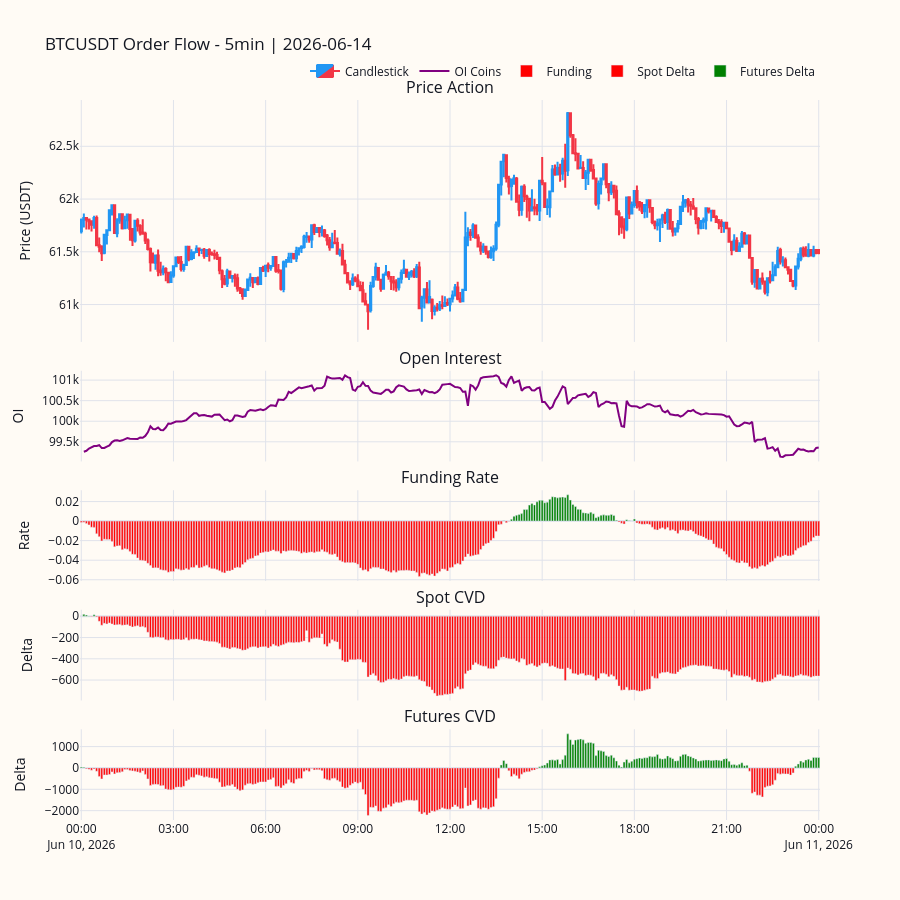

Notebook code cell kept with this figure:
### Code cell
from orderflow import build_order_flow_chart

my_layout = [
    {"type": "candlestick", "title": "Price Action", "name": "Candlestick", "y_title": "Price (USDT)"},
    {"type": "line", "title": "Open Interest", "column": "sum_open_interest", "name": "OI Coins", "color": "purple", "y_title": "OI"},
    {"type": "delta_bars", "title": "Funding Rate", "column": "funding_rate_annualized", "name": "Funding", "color": "orange", "y_title": "Rate"},
    {"type": "delta_bars", "title": "Spot CVD", "column": "spot_cumulative_volume_delta", "name": "Spot Delta", "y_title": "Delta"},
    {"type": "delta_bars", "title": "Futures CVD", "column": "fut_cumulative_volume_delta", "name": "Futures Delta", "y_title": "Delta"}
]

fig = build_order_flow_chart(combined, "2026-06-14", config=my_layout)
fig.show()

### Figure 1 — Plotly figure (JSON) as saved in the notebook; plotly's stock layout.template omitted (floating-point values rounded to 4 significant figures; data arrays with more than 128 entries replaced by an {"elided": "..."} marker saying what was removed)
{"data": [{"close": {"elided": "289 float values"}, "decreasing": {"fillcolor": "#F23645", "line": {"color": "#F23645"}}, "high": {"elided": "289 float values"}, "increasing": {"fillcolor": "#2196F3", "line": {"color": "#2196F3"}}, "low": {"elided": "289 float values"}, "name": "Candlestick", "open": {"elided": "289 float values"}, "type": "candlestick", "x": {"elided": "289 str values"}, "xaxis": "x", "yaxis": "y"}, {"line": {"color": "purple", "width": 2}, "name": "OI Coins", "type": "scatter", "x": {"elided": "289 str values"}, "xaxis": "x2", "y": {"elided": "289 float values"}, "yaxis": "y2"}, {"marker": {"color": {"elided": "289 str values"}}, "name": "Funding", "type": "bar", "x": {"elided": "289 str values"}, "xaxis": "x3", "y": {"elided": "289 float values"}, "yaxis": "y3"}, {"marker": {"color": {"elided": "289 str values"}}, "name": "Spot Delta", "type": "bar", "x": {"elided": "289 str values"}, "xaxis": "x4", "y": {"elided": "289 float values"}, "yaxis": "y4"}, {"marker": {"color": {"elided": "289 str values"}}, "name": "Futures Delta", "type": "bar", "x": {"elided": "289 str values"}, "xaxis": "x5", "y": {"elided": "289 float values"}, "yaxis": "y5"}], "layout": {"annotations": [{"font": {"size": 16}, "showarrow": false, "text": "Price Action", "x": 0.5, "xanchor": "center", "xref": "paper", "y": 1, "yanchor": "bottom", "yref": "paper"}, {"font": {"size": 16}, "showarrow": false, "text": "Open Interest", "x": 0.5, "xanchor": "center", "xref": "paper", "y": 0.624, "yanchor": "bottom", "yref": "paper"}, {"font": {"size": 16}, "showarrow": false, "text": "Funding Rate", "x": 0.5, "xanchor": "center", "xref": "paper", "y": 0.458, "yanchor": "bottom", "yref": "paper"}, {"font": {"size": 16}, "showarrow": false, "text": "Spot CVD", "x": 0.5, "xanchor": "center", "xref": "paper", "y": 0.292, "yanchor": "bottom", "yref": "paper"}, {"font": {"size": 16}, "showarrow": false, "text": "Futures CVD", "x": 0.5, "xanchor": "center", "xref": "paper", "y": 0.126, "yanchor": "bottom", "yref": "paper"}], "font": {"color": "#131722"}, "height": 900, "legend": {"orientation": "h", "x": 1, "xanchor": "right", "y": 1.02, "yanchor": "bottom"}, "paper_bgcolor": "#FFFBF5", "plot_bgcolor": "#FFFBF5", "showlegend": true, "title": {"text": "BTCUSDT Order Flow - 5min | 2026-06-14"}, "xaxis": {"anchor": "y", "domain": [0, 1], "gridcolor": "#E0E3EB", "matches": "x5", "rangeslider": {"visible": false}, "showticklabels": false, "zerolinecolor": "#E0E3EB"}, "xaxis2": {"anchor": "y2", "domain": [0, 1], "gridcolor": "#E0E3EB", "matches": "x5", "showticklabels": false, "zerolinecolor": "#E0E3EB"}, "xaxis3": {"anchor": "y3", "domain": [0, 1], "gridcolor": "#E0E3EB", "matches": "x5", "showticklabels": false, "zerolinecolor": "#E0E3EB"}, "xaxis4": {"anchor": "y4", "domain": [0, 1], "gridcolor": "#E0E3EB", "matches": "x5", "showticklabels": false, "zerolinecolor": "#E0E3EB"}, "xaxis5": {"anchor": "y5", "domain": [0, 1], "gridcolor": "#E0E3EB", "showticklabels": true, "zerolinecolor": "#E0E3EB"}, "yaxis": {"anchor": "x", "domain": [0.664, 1], "gridcolor": "#E0E3EB", "title": {"text": "Price (USDT)"}, "zerolinecolor": "#E0E3EB"}, "yaxis2": {"anchor": "x2", "domain": [0.498, 0.624], "gridcolor": "#E0E3EB", "title": {"text": "OI"}, "zerolinecolor": "#E0E3EB"}, "yaxis3": {"anchor": "x3", "domain": [0.332, 0.458], "gridcolor": "#E0E3EB", "title": {"text": "Rate"}, "zerolinecolor": "#E0E3EB"}, "yaxis4": {"anchor": "x4", "domain": [0.166, 0.292], "gridcolor": "#E0E3EB", "title": {"text": "Delta"}, "zerolinecolor": "#E0E3EB"}, "yaxis5": {"anchor": "x5", "domain": [0, 0.126], "gridcolor": "#E0E3EB", "title": {"text": "Delta"}, "zerolinecolor": "#E0E3EB"}}}
